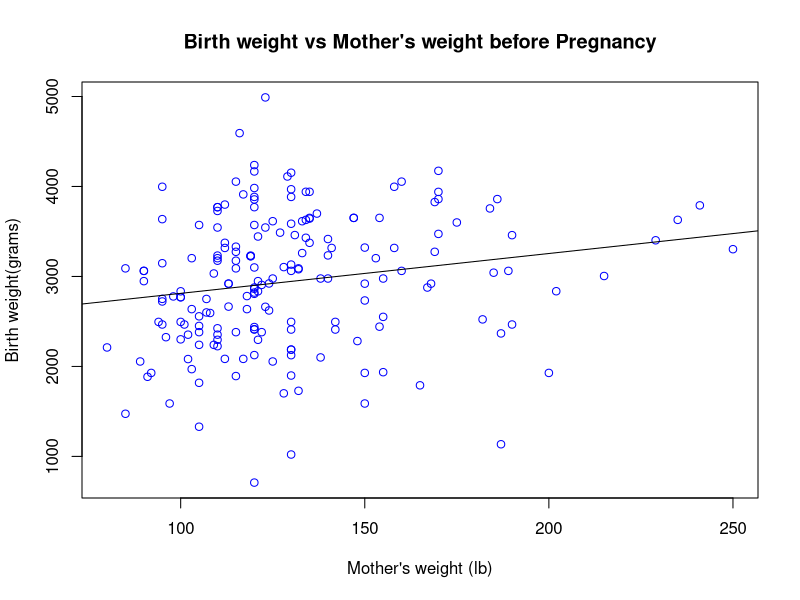
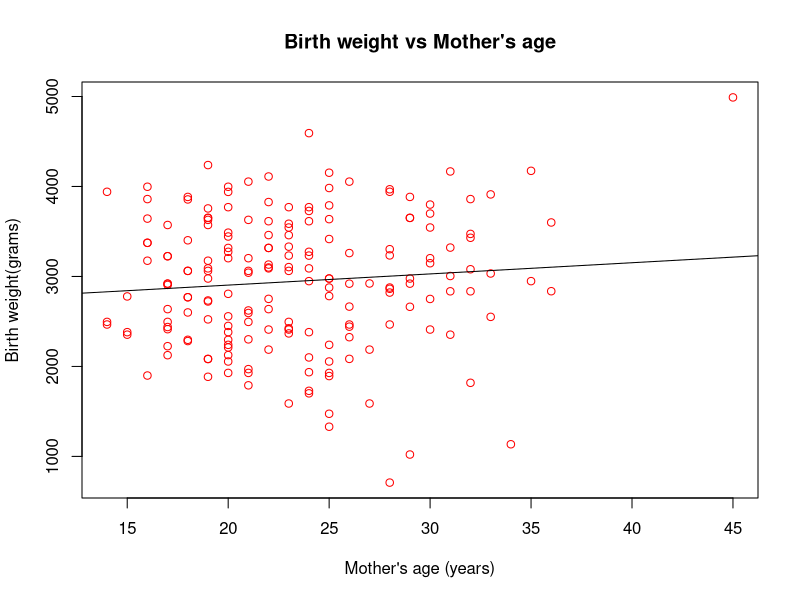
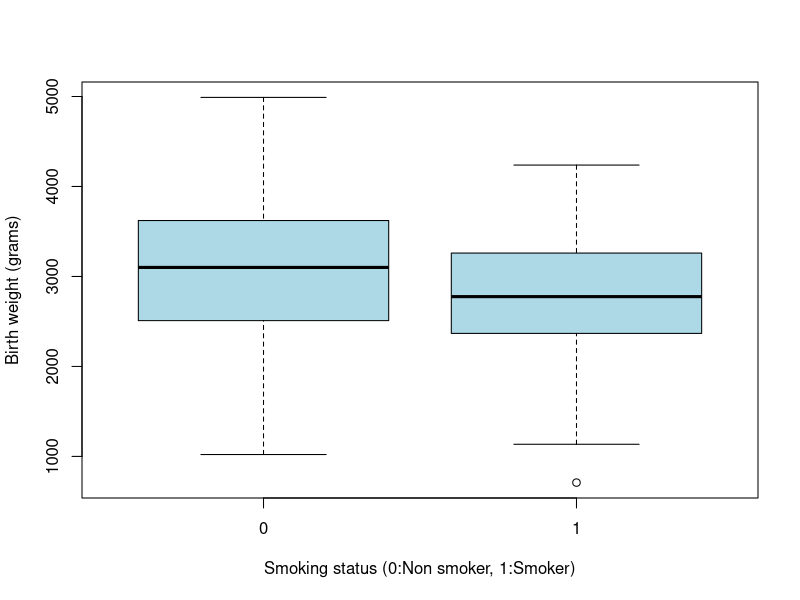
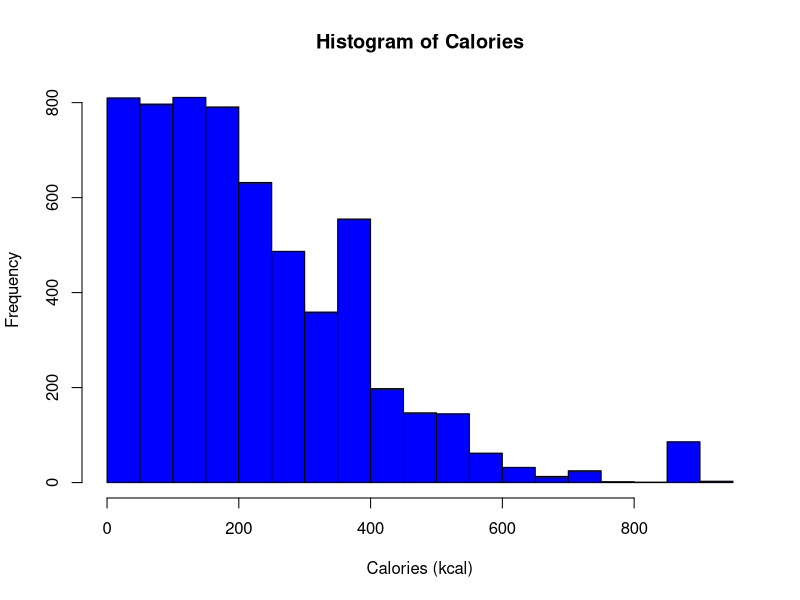
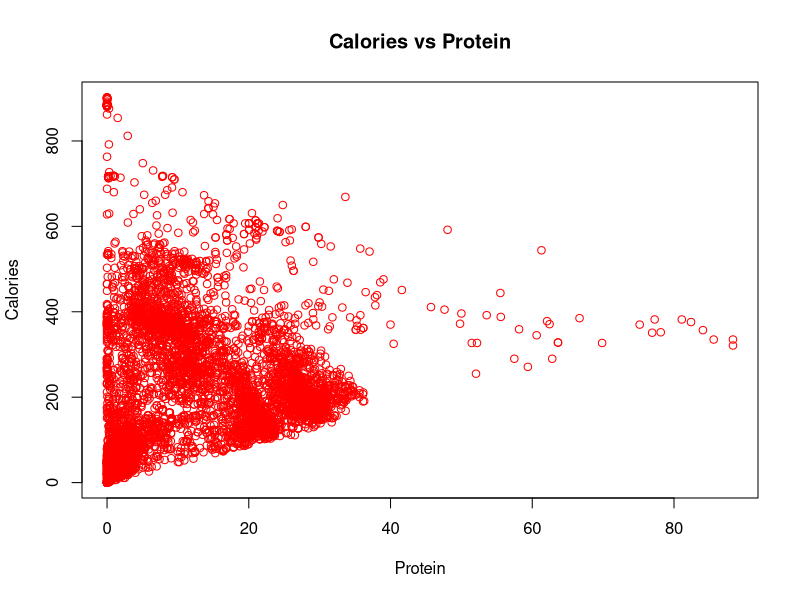
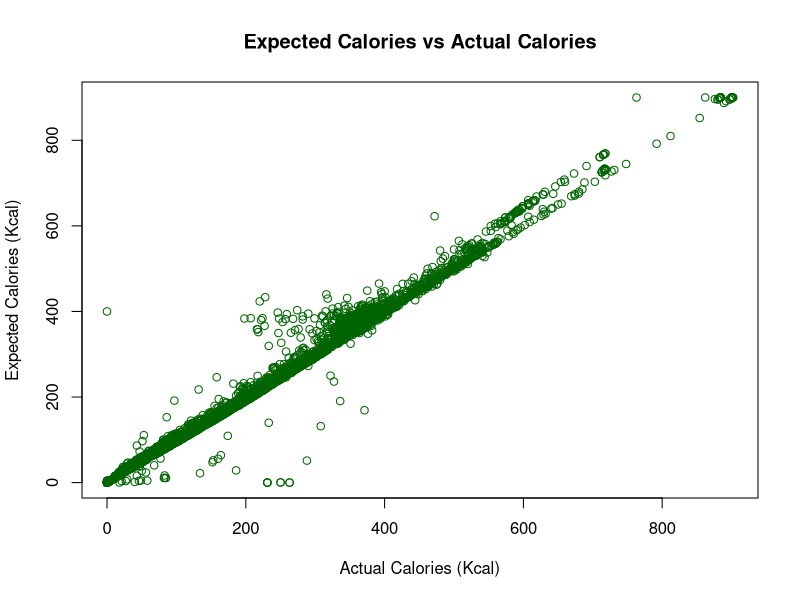

The R script that drew these images, in order: (Note: this script raises an error after producing the figures.)
## ---- chunk 1
library("ggplot2")
## ---- chunk 2
msleep = ggplot2::msleep
dim(msleep)
## ---- chunk 3
mean(msleep[["sleep_rem"]], na.rm = TRUE)

## ---- chunk 4
sd(msleep[["brainwt"]], na.rm = TRUE)
## ---- chunk 5
max_row = which.max(msleep[["sleep_rem"]])
msleep[max_row,"name"]

## ---- chunk 6
carni_bodywt = msleep[(msleep$vore == "carni") & !(is.na(msleep$vore)),]$bodywt

mean(carni_bodywt, na.rm = TRUE)

## ---- chunk 7
library("MASS")
birthwt = MASS::birthwt
?birthwt
## ---- chunk 8
plot(bwt~lwt,data= birthwt,ylab ="Birth weight(grams)", xlab = "Mother's weight (lb)", col ="blue",main = "Birth weight vs Mother's weight before Pregnancy")
abline(lm(bwt ~ lwt, birthwt))
## ---- chunk 9
plot(bwt~age,data= birthwt,ylab ="Birth weight(grams)", xlab = "Mother's age (years)", col ="red",main = "Birth weight vs Mother's age")
abline(lm(bwt ~ age, birthwt))

## ---- chunk 10
boxplot(bwt~smoke,birthwt, col = "light blue", ylab = "Birth weight (grams)", xlab ="Smoking status (0:Non smoker, 1:Smoker)" )

## ---- chunk 11
df = read.csv("nutrition-2018.csv")
hist(df$Calories, col = "blue", xlab = "Calories (kcal)", main = "Histogram of Calories")


## ---- chunk 12
plot(Calories~Protein, data = df, col ="red",main = "Calories vs Protein" )
## ---- chunk 13
df$Total = 4*df$Protein + 4*df$Carbs + 9*df$Fat

plot(Total~Calories, df, col = "dark green", main = "Expected Calories vs Actual Calories", ylab ="Expected Calories (Kcal)", xlab = "Actual Calories (Kcal)")

## ---- chunk 14
a = 1:10
b = 10:1
c = rep(1, times = 10)
d = 2 ^ (1:10)
## ---- chunk 15

sqrt(mean(sum_of_squares(d)))

## ---- chunk 16

sqrt(mean(sum_of_squares(a-b)))

## ---- chunk 17
set.seed(42)
x = 1:100
y = rnorm(1000)
z = runif(150, min = 0, max = 1)
## ---- chunk 18
z = list_extreme_values(x = y, k = 1.5)

z$large


